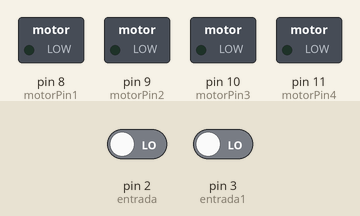
Recording of a sketch running on a simulated Arduino Uno, built with avr-gcc and run on an emulated ATmega328P. Parts: switched loads named in the sketch (green lamp = pin HIGH). Dashed ring = blinking. Inputs (shaded band) come from the test bench; at power-on: pin 2 (entrada) LOW, pin 3 (entrada1) LOW.

Above: at 1.2 s.
1.3 s: pin 2 (entrada) driven HIGH
At 1.45 s:
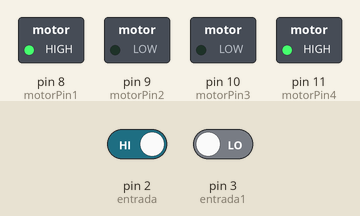
4.3 s: pin 3 (entrada1) driven HIGH
7.3 s: pin 2 (entrada) driven LOW
10.3 s: pin 3 (entrada1) driven LOW
At 10.8 s:
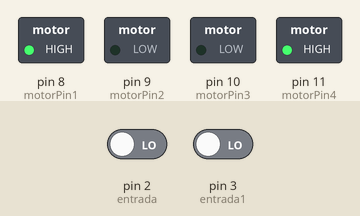
Timing chart, 0 to 12.8 s (numbered marks = the images above; inputs shaded):
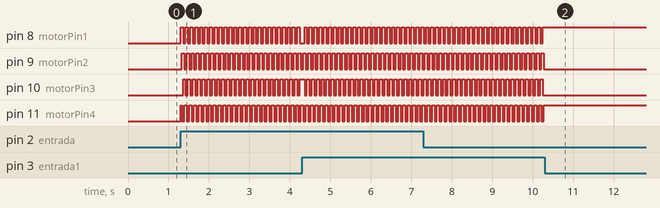

The sketch:

control_motor_paso_a_paso_1.ino
```cpp
// giro de motor con pulsadores en ambos sentidos segun la catidad de giros o grados que determinemos.

 int pulsador = 0;
 int entrada = 2;
 int pulsador1 = 0;
 int entrada1 = 3;

 int motorPin1 = 8;                                //Pin 1 del motor ... pin A del puente H
 int motorPin2 = 9;                                //Pin 2 del motor ... pin B del puente H
 int motorPin3 = 10;                               //Pin 3 del motor ... pin C del puente H
 int motorPin4 = 11;                               //Pin 4 del motor ... pin D del puente H
 int delayTime1 = 30;          // DelayTime1 determina la velocidad de giro entre uno y otro paso
 int count = 0;

void setup() {
  pinMode(2, INPUT);
  pinMode(3, INPUT);

  pinMode(motorPin1, OUTPUT);                      // Configuración de los Pines como salida digital
  pinMode(motorPin2, OUTPUT);
  pinMode(motorPin3, OUTPUT);
  pinMode(motorPin4, OUTPUT);}


void loop() {


        pulsador = digitalRead(entrada);

        if (pulsador == HIGH)
        for (count = 0; count < 25; count++)    /* (variable)donde podemos modificar la cantidad de pulsos que se desean asignar al motor
                                                    para modificar la cantidad de giros o fraccion de giro, en sentido contrario de las manesillas del reloj.
                                                   (50 pulsos para 360°)(25 pulsos para 180°)(10 pulsos para 72°) ETC.....  */

        // Punto  A (Primero)
       {digitalWrite(motorPin1, HIGH);
        digitalWrite(motorPin2, LOW);
        digitalWrite(motorPin3, LOW);
        digitalWrite(motorPin4, HIGH);
        delay(delayTime1); // tiempo de espera

        // Punto  B (Segundo)
        digitalWrite(motorPin1, HIGH);
        digitalWrite(motorPin2, HIGH);
        digitalWrite(motorPin3, LOW);
        digitalWrite(motorPin4, LOW);
        delay(delayTime1);


        // Punto  C (Tercero)
        digitalWrite(motorPin1, LOW);
        digitalWrite(motorPin2, HIGH);
        digitalWrite(motorPin3, HIGH);
        digitalWrite(motorPin4, LOW);
        delay(delayTime1);

         // Punto  D (Cuarto)
        digitalWrite(motorPin1, LOW);
        digitalWrite(motorPin2, LOW);
        digitalWrite(motorPin3, HIGH);
        digitalWrite(motorPin4, HIGH);
        delay(delayTime1); }

        pulsador1 = digitalRead(entrada1);

        if (pulsador1 == HIGH)
        for (count = 0; count < 25; count++)    /* (variable)donde podemos modificar la cantidad de pulsos que se desean asignar al motor
                                                    para modificar la cantidad de giros o fraccion de giro, en sentido de las manesillas del reloj.
                                                   (50 pulsos para 360°)(25 pulsos para 180°)(10 pulsos para 72°) ETC.....  */

        { // Punto  D (Cuarto)
        digitalWrite(motorPin1, LOW);
        digitalWrite(motorPin2, LOW);
        digitalWrite(motorPin3, HIGH);
        digitalWrite(motorPin4, HIGH);
        delay(delayTime1);


        // Punto  C (Tercero)
        digitalWrite(motorPin1, LOW);
        digitalWrite(motorPin2, HIGH);
        digitalWrite(motorPin3, HIGH);
        digitalWrite(motorPin4, LOW);
        delay(delayTime1);

        // Punto  B (Segundo)
        digitalWrite(motorPin1, HIGH);
        digitalWrite(motorPin2, HIGH);
        digitalWrite(motorPin3, LOW);
        digitalWrite(motorPin4, LOW);
        delay(delayTime1);

          // Punto  A (Primero)
        digitalWrite(motorPin1, HIGH);
        digitalWrite(motorPin2, LOW);
        digitalWrite(motorPin3, LOW);
        digitalWrite(motorPin4, HIGH);
        delay(delayTime1); }

      }
```

Measured:
- after the input at 1.3 s, pin 8 (motorPin1), pin 9 (motorPin2), pin 11 (motorPin4): alternates HIGH for 0.06 s and LOW for 0.06 s, starting at once; pin 10 (motorPin3): alternates HIGH for 0.06 s and LOW for 0.06 s, starting after 0.06 s
- after the input at 10.3 s, pin 8 (motorPin1), pin 11 (motorPin4): stops changing and stays HIGH; pin 9 (motorPin2), pin 10 (motorPin3): stops changing and stays LOW
